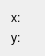
   <widget class="QWidget" name="formLayoutWidget">
    <property name="geometry">
     <rect>
      <x>910</x>
      <y>820</y>
      <width>110</width>
      <height>44</height>
     </rect>
    </property>
    <layout class="QFormLayout" name="coordinateLayout">
     <property name="sizeConstraint">
      <enum>QLayout::SizeConstraint::SetFixedSize</enum>
     </property>
     <property name="fieldGrowthPolicy">
      <enum>QFormLayout::FieldGrowthPolicy::AllNonFixedFieldsGrow</enum>
     </property>
     <property name="labelAlignment">
      <set>Qt::AlignmentFlag::AlignLeading|Qt::AlignmentFlag::AlignLeft|Qt::AlignmentFlag::AlignVCenter</set>
     </property>
     <item row="0" column="1">
      <widget class="QLabel" name="cursorPositionX">
       <property name="text">
        <string/>
       </property>
      </widget>
     </item>
     <item row="1" column="0">
      <widget class="QLabel" name="positionLabelY">
       <property name="text">
        <string>y:</string>
       </property>
      </widget>
     </item>
     <item row="0" column="0">
      <widget class="QLabel" name="positionLabelX">
       <property name="sizePolicy">
        <sizepolicy hsizetype="Fixed" vsizetype="Fixed">
         <horstretch>0</horstretch>
         <verstretch>0</verstretch>
        </sizepolicy>
       </property>
       <property name="text">
        <string>x:</string>
       </property>
      </widget>
     </item>
     <item row="1" column="1">
      <widget class="QLabel" name="cursorPositionY">
       <property name="text">
        <string/>
       </property>
      </widget>
     </item>
    </layout>
   </widget>
